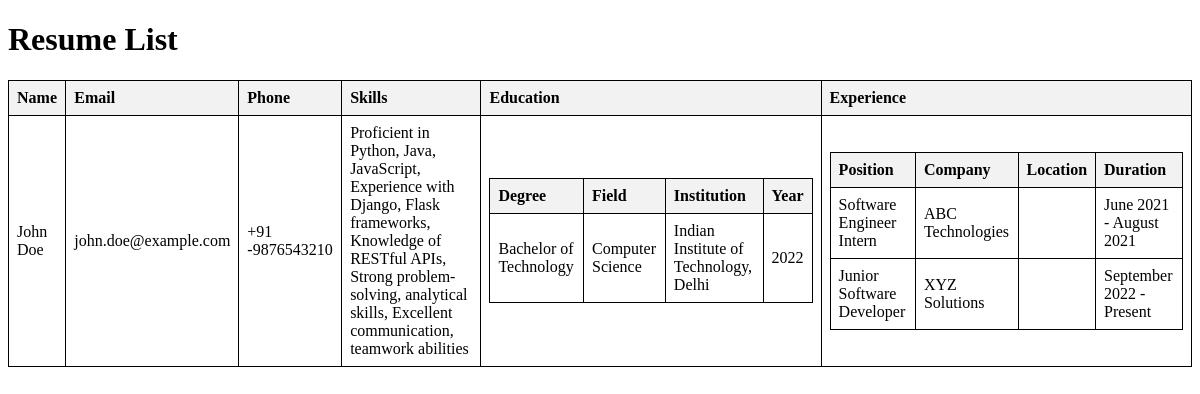
Page /resumeapp/resumes/ on the committed database.
### resumeapp/models.py (models this page shows, shortened)
class Resume(models.Model):
    id = models.AutoField(primary_key=True)
    name = models.CharField(max_length=100)
    email = models.EmailField(unique=True)
    phone = models.CharField(max_length=20)
    skills = models.TextField()

class Education(models.Model):
    id = models.AutoField(primary_key=True)
    resume = models.ForeignKey(Resume, on_delete=models.CASCADE, related_name='education')
    degree = models.CharField(max_length=100)
    field = models.CharField(max_length=100)
    institution = models.CharField(max_length=200)
    year = models.CharField(max_length=4)

class Experience(models.Model):
    id = models.AutoField(primary_key=True)
    resume = models.ForeignKey(Resume, on_delete=models.CASCADE, related_name='experience')
    position = models.CharField(max_length=100)
    company = models.CharField(max_length=100)
    duration = models.CharField(max_length=50)

### resumeapp/views.py (the view)
# urls.py: path('resumes/', resume_list, name='resume_list'),
def resume_list(request):
    try:
        resumes = Resume.objects.all()
        return render(request, 'resumeapp/resume_list.html', {'resumes': resumes})
    except Exception as e:
        print(f"Error fetching resumes: {e}")
        return render(request, 'resumeapp/resume_list.html', {'error': 'Failed to fetch resumes.'})

### resumeapp/templates/resumeapp/resume_list.html (shortened to what this page needs)
<!DOCTYPE html>
<html>
<head>
</head>
<body>
    <h1>Resume List</h1>
    <table>
        <thead>
            <tr>
                <th>Name</th>
                <th>Email</th>
                <th>Phone</th>
                <th>Skills</th>
                <th>Education</th>
                <th>Experience</th>
            </tr>
        </thead>
        <tbody>
            {% for resume in resumes %}
            <tr>
                <td>{{ resume.name }}</td>
                <td>{{ resume.email }}</td>
                <td>{{ resume.phone }}</td>
                <td>{{ resume.skills }}</td>
                <td>
                    <table>
                        <thead>
                            <tr>
                                <th>Degree</th>
                                <th>Field</th>
                                <th>Institution</th>
                                <th>Year</th>
                            </tr>
                        </thead>
                        <tbody>
                            {% for edu in resume.education.all %}
                            <tr>
                                <td>{{ edu.degree }}</td>
                                <td>{{ edu.field }}</td>
                                <td>{{ edu.institution }}</td>
                                <td>{{ edu.year }}</td>
                            </tr>
                            {% endfor %}
                        </tbody>
                    </table>
                </td>
                <td>
                    <table>
                        <thead>
                            <tr>
                                <th>Position</th>
                                <th>Company</th>
                                <th>Location</th>
                                <th>Duration</th>
                            </tr>
                        </thead>
                        <tbody>
                            {% for exp in resume.experience.all %}
                            <tr>
                                <td>{{ exp.position }}</td>
                                <td>{{ exp.company }}</td>
                                <td>{{ exp.location }}</td>
                                <td>{{ exp.duration }}</td>
                            </tr>
                            {% endfor %}
                        </tbody>
                    </table>
                </td>
            </tr>
            {% endfor %}
        </tbody>
    </table>
</body>
</html>

### resumeapp/templates/resumeapp/resume_list.html (style rules this page uses)
table { width: 100%; border-collapse: collapse; }
table, th, td { border: 1px solid black; }
th, td { padding: 8px; text-align: left; }
th { background-color: #f2f2f2; }

### rows in the picture
Resume: name "John Doe", email "john.doe@example.com", phone "+91 -9876543210", skills "Proficient in Python, Java, JavaScript, Experience with Django, Flask frameworks, Knowledge of RESTful APIs, Strong problem-solving, analytical skills, Excellent communication, teamwork abilities"
Education: degree "Bachelor of Technology", field "Computer Science", institution "Indian Institute of Technology, Delhi", year "2022"
Experience: position "Software Engineer Intern", company "ABC Technologies", duration "June 2021 - August 2021"
Experience: position "Junior Software Developer", company "XYZ Solutions", duration "September 2022 - Present"
